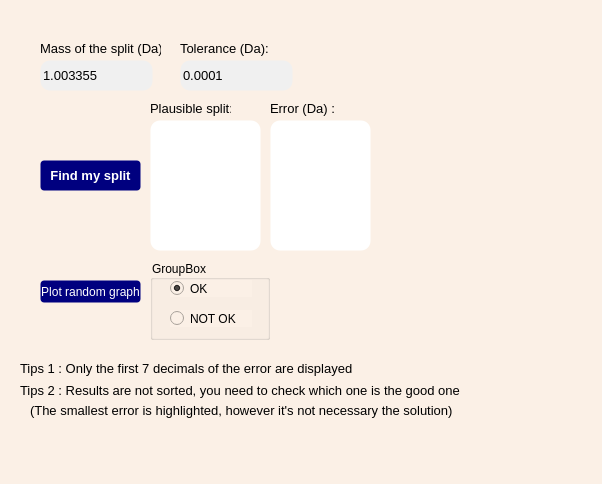
<?xml version="1.0" encoding="UTF-8"?>
<ui version="4.0">
 <class>ui_isotopinator</class>
 <widget class="QMainWindow" name="ui_isotopinator">
  <property name="geometry">
   <rect>
    <x>0</x>
    <y>0</y>
    <width>602</width>
    <height>484</height>
   </rect>
  </property>
  <property name="windowTitle">
   <string>Isotopinator</string>
  </property>
  <property name="windowOpacity">
   <double>1.000000000000000</double>
  </property>
  <property name="styleSheet">
   <string notr="true">background-color: rgb(251,240,230)</string>
  </property>
  <widget class="QWidget" name="centralwidget">
   <widget class="QPushButton" name="pushButton_start_isotopinator">
    <property name="geometry">
     <rect>
      <x>40</x>
      <y>160</y>
      <width>101</width>
      <height>31</height>
     </rect>
    </property>
    <property name="font">
     <font>
      <family>Segoe UI</family>
      <pointsize>10</pointsize>
      <weight>75</weight>
      <bold>true</bold>
     </font>
    </property>
    <property name="styleSheet">
     <string notr="true">QPushButton {
background-color: rgb(0, 0, 127);
color: white;
border-style: ouset;
border-width: 1px;
border-radius: 4px;
}
QPushButton:hover {
background-color: rgb(202, 0, 0);
color: white;
}
QPushButton:pressed {
background-color: rgb(202, 0, 0);
color: white;
}</string>
    </property>
    <property name="text">
     <string>Find my split</string>
    </property>
   </widget>
   <widget class="QLineEdit" name="requested_split">
    <property name="geometry">
     <rect>
      <x>40</x>
      <y>60</y>
      <width>113</width>
      <height>31</height>
     </rect>
    </property>
    <property name="font">
     <font>
      <pointsize>10</pointsize>
     </font>
    </property>
    <property name="styleSheet">
     <string notr="true">background-color: rgba(240,240,240,1);
border-style: ouset;
border-width: 1px;
border-radius: 10px;</string>
    </property>
    <property name="text">
     <string>1.003355</string>
    </property>
   </widget>
   <widget class="QLineEdit" name="precision">
    <property name="geometry">
     <rect>
      <x>180</x>
      <y>60</y>
      <width>113</width>
      <height>31</height>
     </rect>
    </property>
    <property name="font">
     <font>
      <pointsize>10</pointsize>
     </font>
    </property>
    <property name="styleSheet">
     <string notr="true">background-color: rgba(240,240,240,1);
border-style: ouset;
border-width: 1px;
border-radius: 10px;</string>
    </property>
    <property name="text">
     <string>0.0001</string>
    </property>
   </widget>
   <widget class="QLabel" name="label">
    <property name="geometry">
     <rect>
      <x>40</x>
      <y>40</y>
      <width>121</width>
      <height>16</height>
     </rect>
    </property>
    <property name="font">
     <font>
      <family>Segoe UI</family>
      <pointsize>10</pointsize>
     </font>
    </property>
    <property name="text">
     <string>Mass of the split (Da):</string>
    </property>
   </widget>
   <widget class="QLabel" name="label_2">
    <property name="geometry">
     <rect>
      <x>180</x>
      <y>40</y>
      <width>101</width>
      <height>16</height>
     </rect>
    </property>
    <property name="font">
     <font>
      <family>Segoe UI</family>
      <pointsize>10</pointsize>
     </font>
    </property>
    <property name="text">
     <string>Tolerance (Da):</string>
    </property>
   </widget>
   <widget class="QLabel" name="label_3">
    <property name="geometry">
     <rect>
      <x>150</x>
      <y>100</y>
      <width>81</width>
      <height>16</height>
     </rect>
    </property>
    <property name="font">
     <font>
      <family>Segoe UI</family>
      <pointsize>10</pointsize>
     </font>
    </property>
    <property name="text">
     <string>Plausible split:</string>
    </property>
   </widget>
   <widget class="QLabel" name="label_4">
    <property name="geometry">
     <rect>
      <x>270</x>
      <y>100</y>
      <width>101</width>
      <height>16</height>
     </rect>
    </property>
    <property name="font">
     <font>
      <family>Segoe UI</family>
      <pointsize>10</pointsize>
     </font>
    </property>
    <property name="text">
     <string>Error (Da) :</string>
    </property>
   </widget>
   <widget class="QListWidget" name="list_split_name">
    <property name="geometry">
     <rect>
      <x>150</x>
      <y>120</y>
      <width>111</width>
      <height>131</height>
     </rect>
    </property>
    <property name="palette">
     <palette>
      <active>
       <colorrole role="Button">
        <brush brushstyle="SolidPattern">
         <color alpha="255">
          <red>255</red>
          <green>255</green>
          <blue>255</blue>
         </color>
        </brush>
       </colorrole>
       <colorrole role="Base">
        <brush brushstyle="SolidPattern">
         <color alpha="255">
          <red>255</red>
          <green>255</green>
          <blue>255</blue>
         </color>
        </brush>
       </colorrole>
       <colorrole role="Window">
        <brush brushstyle="SolidPattern">
         <color alpha="255">
          <red>255</red>
          <green>255</green>
          <blue>255</blue>
         </color>
        </brush>
       </colorrole>
       <colorrole role="Highlight">
        <brush brushstyle="SolidPattern">
         <color alpha="255">
          <red>0</red>
          <green>0</green>
          <blue>255</blue>
         </color>
        </brush>
       </colorrole>
       <colorrole role="HighlightedText">
        <brush brushstyle="SolidPattern">
         <color alpha="255">
          <red>18</red>
          <green>1</green>
          <blue>255</blue>
         </color>
        </brush>
       </colorrole>
      </active>
      <inactive>
       <colorrole role="Button">
        <brush brushstyle="SolidPattern">
         <color alpha="255">
          <red>255</red>
          <green>255</green>
          <blue>255</blue>
         </color>
        </brush>
       </colorrole>
       <colorrole role="Base">
        <brush brushstyle="SolidPattern">
         <color alpha="255">
          <red>255</red>
          <green>255</green>
          <blue>255</blue>
         </color>
        </brush>
       </colorrole>
       <colorrole role="Window">
        <brush brushstyle="SolidPattern">
         <color alpha="255">
          <red>255</red>
          <green>255</green>
          <blue>255</blue>
         </color>
        </brush>
       </colorrole>
       <colorrole role="Highlight">
        <brush brushstyle="SolidPattern">
         <color alpha="255">
          <red>0</red>
          <green>0</green>
          <blue>255</blue>
         </color>
        </brush>
       </colorrole>
       <colorrole role="HighlightedText">
        <brush brushstyle="SolidPattern">
         <color alpha="255">
          <red>18</red>
          <green>1</green>
          <blue>255</blue>
         </color>
        </brush>
       </colorrole>
      </inactive>
      <disabled>
       <colorrole role="Button">
        <brush brushstyle="SolidPattern">
         <color alpha="255">
          <red>255</red>
          <green>255</green>
          <blue>255</blue>
         </color>
        </brush>
       </colorrole>
       <colorrole role="Base">
        <brush brushstyle="SolidPattern">
         <color alpha="255">
          <red>255</red>
          <green>255</green>
          <blue>255</blue>
         </color>
        </brush>
       </colorrole>
       <colorrole role="Window">
        <brush brushstyle="SolidPattern">
         <color alpha="255">
          <red>255</red>
          <green>255</green>
          <blue>255</blue>
         </color>
        </brush>
       </colorrole>
       <colorrole role="Highlight">
        <brush brushstyle="SolidPattern">
         <color alpha="255">
          <red>0</red>
          <green>0</green>
          <blue>255</blue>
         </color>
        </brush>
       </colorrole>
       <colorrole role="HighlightedText">
        <brush brushstyle="SolidPattern">
         <color alpha="255">
          <red>18</red>
          <green>1</green>
          <blue>255</blue>
         </color>
        </brush>
       </colorrole>
      </disabled>
     </palette>
    </property>
    <property name="styleSheet">
     <string notr="true">background-color: rgba(255,255,255,1);
border-style: ouset;
border-width: 1px;
border-radius: 10px;selection-background-color: blue;
selection-color: rgb(18, 1, 255);</string>
    </property>
   </widget>
   <widget class="QListWidget" name="list_range">
    <property name="geometry">
     <rect>
      <x>270</x>
      <y>120</y>
      <width>101</width>
      <height>131</height>
     </rect>
    </property>
    <property name="styleSheet">
     <string notr="true">background-color: rgba(255,255,255,1);
border-style: ouset;
border-width: 1px;
border-radius: 10px;selection-background-color: blue</string>
    </property>
   </widget>
   <widget class="QLabel" name="label_5">
    <property name="geometry">
     <rect>
      <x>20</x>
      <y>360</y>
      <width>351</width>
      <height>16</height>
     </rect>
    </property>
    <property name="font">
     <font>
      <family>Segoe UI</family>
      <pointsize>10</pointsize>
     </font>
    </property>
    <property name="text">
     <string>Tips 1 : Only the first 7 decimals of the error are displayed</string>
    </property>
   </widget>
   <widget class="QLabel" name="label_6">
    <property name="geometry">
     <rect>
      <x>20</x>
      <y>380</y>
      <width>451</width>
      <height>21</height>
     </rect>
    </property>
    <property name="font">
     <font>
      <family>Segoe UI</family>
      <pointsize>10</pointsize>
     </font>
    </property>
    <property name="text">
     <string>&lt;html&gt;&lt;head/&gt;&lt;body&gt;&lt;p&gt;Tips 2 : Results are not sorted, you need to check which one is the good one&lt;/p&gt;&lt;/body&gt;&lt;/html&gt;</string>
    </property>
   </widget>
   <widget class="QLabel" name="label_46">
    <property name="geometry">
     <rect>
      <x>360</x>
      <y>10</y>
      <width>91</width>
      <height>91</height>
     </rect>
    </property>
    <property name="maximumSize">
     <size>
      <width>100</width>
      <height>100</height>
     </size>
    </property>
    <property name="text">
     <string/>
    </property>
    <property name="pixmap">
     <pixmap>Py2MC_icon.png</pixmap>
    </property>
    <property name="scaledContents">
     <bool>true</bool>
    </property>
   </widget>
   <widget class="QLabel" name="label_7">
    <property name="geometry">
     <rect>
      <x>30</x>
      <y>400</y>
      <width>431</width>
      <height>21</height>
     </rect>
    </property>
    <property name="font">
     <font>
      <family>Segoe UI</family>
      <pointsize>10</pointsize>
     </font>
    </property>
    <property name="text">
     <string>(The smallest error is highlighted, however it's not necessary the solution)</string>
    </property>
   </widget>
   <widget class="QPushButton" name="push_plot_random">
    <property name="geometry">
     <rect>
      <x>40</x>
      <y>280</y>
      <width>101</width>
      <height>23</height>
     </rect>
    </property>
    <property name="styleSheet">
     <string notr="true">QPushButton {
background-color: rgb(0, 0, 127);
color: white;
border-style: ouset;
border-width: 1px;
border-radius: 4px;
}
QPushButton:hover {
background-color: rgb(202, 0, 0);
color: white;
}
QPushButton:pressed {
background-color: rgb(202, 0, 0);
color: white;
}</string>
    </property>
    <property name="text">
     <string>Plot random graph</string>
    </property>
   </widget>
   <widget class="QGroupBox" name="groupBox">
    <property name="geometry">
     <rect>
      <x>150</x>
      <y>260</y>
      <width>120</width>
      <height>80</height>
     </rect>
    </property>
    <property name="title">
     <string>GroupBox</string>
    </property>
    <widget class="QRadioButton" name="radio_ok">
     <property name="geometry">
      <rect>
       <x>20</x>
       <y>20</y>
       <width>82</width>
       <height>17</height>
      </rect>
     </property>
     <property name="text">
      <string>OK</string>
     </property>
     <property name="checked">
      <bool>true</bool>
     </property>
    </widget>
    <widget class="QRadioButton" name="radio_not_ok">
     <property name="geometry">
      <rect>
       <x>20</x>
       <y>50</y>
       <width>82</width>
       <height>17</height>
      </rect>
     </property>
     <property name="text">
      <string>NOT OK</string>
     </property>
    </widget>
   </widget>
  </widget>
  <widget class="QMenuBar" name="menubar">
   <property name="geometry">
    <rect>
     <x>0</x>
     <y>0</y>
     <width>602</width>
     <height>21</height>
    </rect>
   </property>
  </widget>
  <widget class="QStatusBar" name="statusbar"/>
 </widget>
 <resources/>
 <connections/>
</ui>
